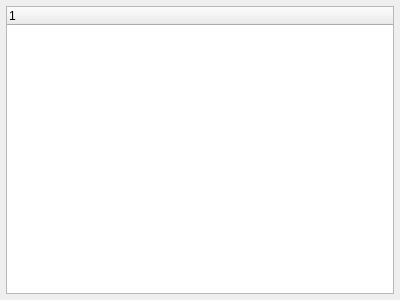
<?xml version="1.0" encoding="UTF-8"?>
<ui version="4.0">
 <class>QGCMAVLinkInspector</class>
 <widget class="QWidget" name="QGCMAVLinkInspector">
  <property name="geometry">
   <rect>
    <x>0</x>
    <y>0</y>
    <width>400</width>
    <height>300</height>
   </rect>
  </property>
  <property name="windowTitle">
   <string>Form</string>
  </property>
  <layout class="QGridLayout" name="gridLayout">
   <property name="margin">
    <number>6</number>
   </property>
   <item row="0" column="0">
    <widget class="QTreeWidget" name="treeWidget">
     <column>
      <property name="text">
       <string notr="true">1</string>
      </property>
     </column>
    </widget>
   </item>
  </layout>
 </widget>
 <resources/>
 <connections/>
</ui>
